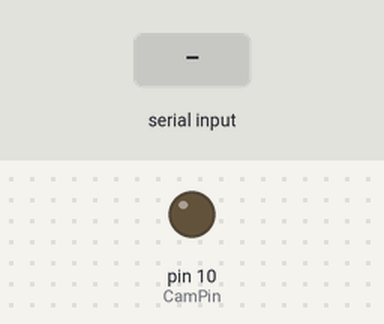
A sketch run on a simulated Arduino Uno, built with avr-gcc and run on an emulated ATmega328P. Shown: output pins drawn as LEDs (lit = HIGH). Dashed ring = blinking. The inputs (shaded band) are chosen by the test bench.

Above: at 1.2 s.
1.3 s: "b" received over Serial
At 1.42 s:
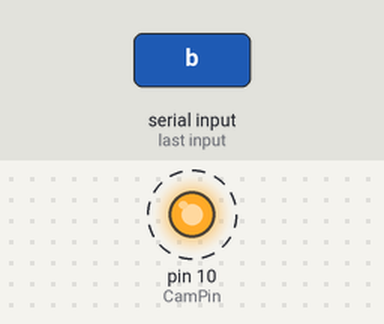
4.3 s: "c" received over Serial
At 7.0 s:
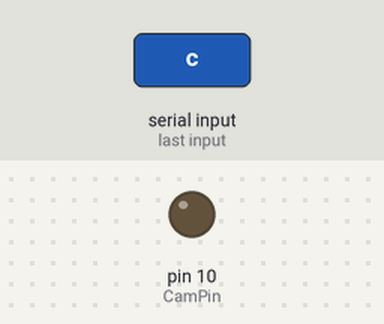
Timing chart, 0 to 8.5 s (numbered marks = the images above; inputs shaded):
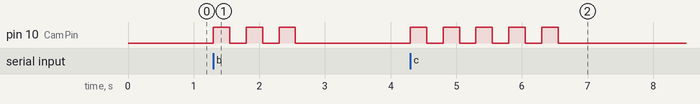

Measured:
- after the input at 1.3 s, pin 10 (CamPin): alternates HIGH for 0.25 s and LOW for 0.25 s, 6 changes in all, then stays LOW, starting at once
- after the input at 4.3 s, pin 10 (CamPin): alternates HIGH for 0.25 s and LOW for 0.25 s, 10 changes in all, then stays LOW, starting at once

The sketch:

ArduinoControly.ino
```cpp
#define CamPin 10
uint8_t commandIn;
void setup() {
  // put your setup code here, to run once:
  Serial.begin(57600);
  pinMode(CamPin, OUTPUT);
}

void loop() {
  // put your main code here, to run repeatedly:
  if (Serial.available() > 0)
  {
    commandIn = Serial.read();
    switch (commandIn)
    {
      case 'a':
        {
          digitalWrite(CamPin, HIGH);   // turn the LED on (HIGH is the voltage level)
          delay(250);                       // wait for a second
          digitalWrite(CamPin, LOW);    // turn the LED off by making the voltage LOW
          delay(250);
          break;
        }
      case 'b':
        {
          for (int i = 0 ; i < 3; i++)
          {
            digitalWrite(CamPin, HIGH);   // turn the LED on (HIGH is the voltage level)
            delay(250);                       // wait for a second
            digitalWrite(CamPin, LOW);    // turn the LED off by making the voltage LOW
            delay(250);
          }
          break;
        }
      case 'c':
        {
          for (int i = 0 ; i < 5; i++)
          {
            digitalWrite(CamPin, HIGH);   // turn the LED on (HIGH is the voltage level)
            delay(250);                       // wait for a second
            digitalWrite(CamPin, LOW);    // turn the LED off by making the voltage LOW
            delay(250);
          }
          break;
        }
    }
  }
}
```
